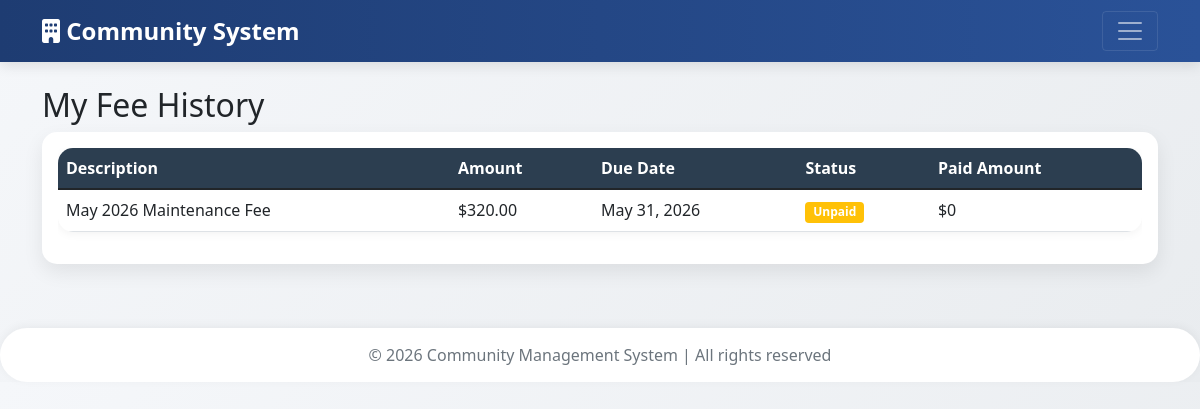
/my-fees/ (signed in), run on the app's committed database.
### core/models.py (models this page shows, shortened)
class Fee(models.Model):
    STATUS_CHOICES = [('unpaid', 'Unpaid'), ('paid', 'Paid'), ('overdue', 'Overdue')]
    property = models.ForeignKey('Property', on_delete=models.CASCADE, related_name='fees')
    amount = models.DecimalField(max_digits=10, decimal_places=2)
    due_date = models.DateField()
    description = models.CharField(max_length=200, blank=True)
    status = models.CharField(max_length=20, choices=STATUS_CHOICES, default='unpaid')
    created_at = models.DateTimeField(auto_now_add=True)

### core/views.py (the view)
# urls.py: path('my-fees/', views.my_fees, name='my_fees'),
@login_required
def my_fees(request):
    fees = []
    if hasattr(request.user, 'resident_profile') and request.user.resident_profile.property:
        property_obj = request.user.resident_profile.property
        fees = Fee.objects.filter(property=property_obj).order_by('-due_date')
    return render(request, 'core/my_fees.html', {'fees': fees})

### core/templates/core/my_fees.html
{% extends 'core/base.html' %}
{% load static %}
{% block content %}
<h2>My Fee History</h2>
<div class="card">
    <div class="card-body">
        <div class="table-responsive">
            <table class="table table-hover">
                <thead>
                    <tr><th>Description</th><th>Amount</th><th>Due Date</th><th>Status</th><th>Paid Amount</th></tr>
                </thead>
                <tbody>
                    {% for fee in fees %}
                    <tr>
                        <td>{{ fee.description|default:"Maintenance Fee" }}</td>
                        <td>${{ fee.amount }}</td>
                        <td>{{ fee.due_date }}</td>
                        <td>
                            {% if fee.status == 'paid' %}
                                <span class="badge bg-success">Paid</span>
                            {% else %}
                                <span class="badge bg-warning">Unpaid</span>
                            {% endif %}
                        </td>
                        <td>${{ fee.payments.aggregate.total|default:0 }}</td>
                    </tr>
                    {% empty %}
                    <tr><td colspan="5" class="text-center">No fees found.</td></tr>
                    {% endfor %}
                </tbody>
            </table>
        </div>
    </div>
</div>
{% endblock %}

### core/templates/core/base.html (style rules this page uses)
body { background: linear-gradient(135deg, #f5f7fa 0%, #e9ecef 100%); font-family: 'Segoe UI', Tahoma, Geneva, Verdana, sans-serif; }
.card { border-radius: 15px; border: none; box-shadow: 0 8px 20px rgba(0,0,0,0.08); transition: transform 0.2s, box-shadow 0.2s; }
.table { background: white; border-radius: 15px; overflow: hidden; box-shadow: 0 2px 10px rgba(0,0,0,0.05); }
.table thead th { background: #2c3e50; color: white; border: none; }

### data on the page
Fee: description "May 2026 Maintenance Fee", amount "320.00", due_date "May 31, 2026", status "Unpaid", payments.aggregate.total "0"
